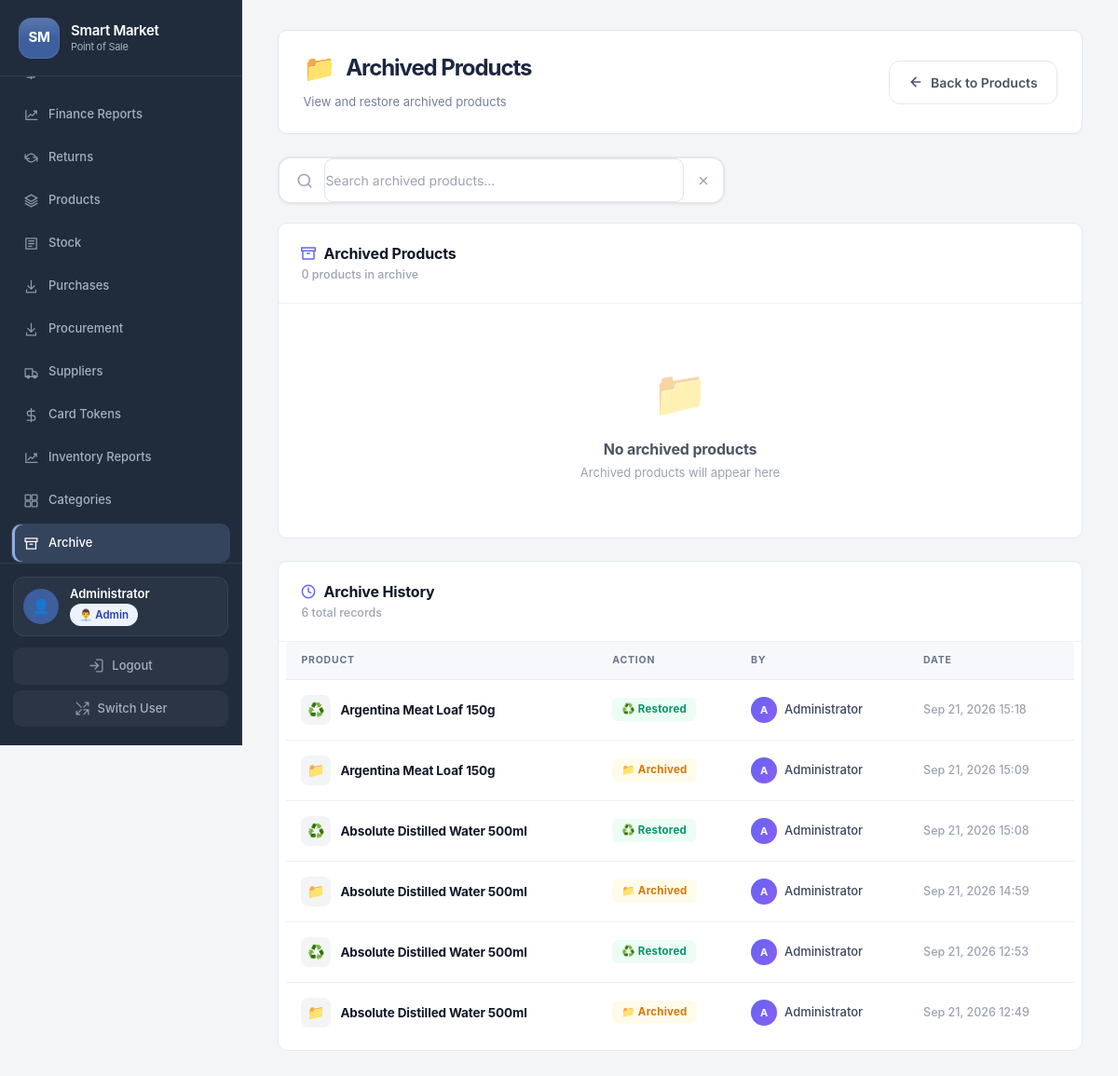
Screenshot of /admin.php?page=archive (signed in) with the database file from the repository.
### tables this page shows
CREATE TABLE `archive_history` (
  `id` int(11) NOT NULL,
  `product_id` int(11) DEFAULT NULL,
  `product_name` varchar(100) DEFAULT NULL,
  `action` varchar(20) DEFAULT NULL,
  `archived_by` int(11) DEFAULT NULL,
  `archived_date` timestamp NOT NULL DEFAULT current_timestamp(),
  `restored_by` int(11) DEFAULT NULL,
  `restored_date` timestamp NULL DEFAULT NULL
);

CREATE TABLE `users` (
  `id` int(11) NOT NULL,
  `username` varchar(50) NOT NULL,
  `password` varchar(255) NOT NULL,
  `full_name` varchar(100) NOT NULL,
  `role` varchar(255) DEFAULT 'cashier',
  `created_at` timestamp NOT NULL DEFAULT current_timestamp(),
  `last_activity` timestamp NOT NULL DEFAULT current_timestamp()
);

### index.php (called while the page is built, shortened)
<?php
require_once __DIR__ . '/app/bootstrap.php';
require_once __DIR__ . '/app/managers.php';
require_once __DIR__ . '/app/requests.php';
require __DIR__ . '/views/app.php';

### admin.php (called while the page is built)
<?php
require __DIR__ . '/index.php';

### app/requests.php (called while the page is built, shortened)
<?php
$productManager = new ProductManager($pdo);

### app/managers.php (called while the page is built, shortened)
<?php
class ProductManager {
    private $pdo;
    public function __construct($pdo) { $this->pdo = $pdo; }
    public function getArchivedProducts($search = '') {
        $sql = "SELECT p.*, c.name as category_name FROM products p LEFT JOIN categories c ON p.category_id = c.id WHERE p.archived = 1";
        $params = [];
        $sql .= " ORDER BY p.name";
        $stmt = $this->pdo->prepare($sql);
        $stmt->execute($params);
        return $stmt->fetchAll();
    }
    public function getArchiveHistory($search = '') {
        try {
            $sql = "
                SELECT ah.*, u1.full_name as archived_by_name, u2.full_name as restored_by_name
                FROM archive_history ah
                LEFT JOIN users u1 ON ah.archived_by = u1.id
                LEFT JOIN users u2 ON ah.restored_by = u2.id
            ";
            $params = [];
            $sql .= " ORDER BY ah.archived_date DESC";
            $stmt = $this->pdo->prepare($sql);
            $stmt->execute($params);
            return $stmt->fetchAll();
        } catch(PDOException $e) {
            return [];
        }
    }
}

### views/pages/archive.php (the view, shortened to what this page needs)
<?php
switch ('archive'):
case 'archive':
                $search = isset($_GET['search']) ? $_GET['search'] : '';
                $archived = $productManager->getArchivedProducts($search);
                $history = $productManager->getArchiveHistory($search);
                ?>
                <div class="arch-page-header">
                    <div class="arch-page-header-left">
                        <h2 class="arch-page-title">
                            <span class="arch-page-icon">📁</span>
                            Archived Products
                        </h2>
                        <p class="arch-page-subtitle">View and restore archived products</p>
                    </div>
                    <div class="arch-page-header-actions">
                        <a href="?page=products" class="arch-btn-secondary no-print">
                            <svg width="16" height="16" viewBox="0 0 24 24" fill="none" stroke="currentColor" stroke-width="2.4" stroke-linecap="round" stroke-linejoin="round">
                                <line x1="19" y1="12" x2="5" y2="12"></line>
                                <polyline points="12 19 5 12 12 5"></polyline>
                            </svg>
                            Back to Products
                        </a>
                    </div>
                </div>
                <div class="arch-search-bar-wrap">
                    <div class="arch-search-wrap">
                        <span class="arch-search-icon">
                            <svg width="18" height="18" viewBox="0 0 24 24" fill="none" stroke="currentColor" stroke-width="2.2" stroke-linecap="round" stroke-linejoin="round">
                                <circle cx="11" cy="11" r="8"></circle>
                                <line x1="21" y1="21" x2="16.65" y2="16.65"></line>
                            </svg>
                        </span>
                        <input type="text" id="archiveSearch" placeholder="Search archived products..." value="<?php echo htmlspecialchars($search); ?>" onkeyup="searchArchive(event)" class="arch-search-input">
                        <button type="button" class="arch-search-clear" onclick="clearArchiveSearch()" title="Clear">
                            <svg width="14" height="14" viewBox="0 0 24 24" fill="none" stroke="currentColor" stroke-width="2.4" stroke-linecap="round" stroke-linejoin="round">
                                <line x1="18" y1="6" x2="6" y2="18"></line>
                                <line x1="6" y1="6" x2="18" y2="18"></line>
                            </svg>
                        </button>
                    </div>
                </div>
                <div class="arch-card">
                    <div class="arch-card-header">
                        <div class="arch-card-title-wrap">
                            <div class="arch-card-title">
                                <svg width="16" height="16" viewBox="0 0 24 24" fill="none" stroke="currentColor" stroke-width="2.2" stroke-linecap="round" stroke-linejoin="round">
                                    <path d="M21 8v13H3V8"></path>
                                    <path d="M1 3h22v5H1z"></path>
                                    <line x1="10" y1="12" x2="14" y2="12"></line>
                                </svg>
                                Archived Products
                            </div>
                            <div class="arch-card-subtitle">
                                <?php echo count($archived); ?> <?php echo count($archived) === 1 ? 'product' : 'products'; ?> in archive
                            </div>
                        </div>
                    </div>
                    <?php if (!empty($archived)): ?>
                    <div class="arch-table-wrap">
                        <table class="arch-table">
                            <thead>
                                <tr>
                                    <th>Product</th>
                                    <th>Category</th>
                                    <th>Price</th>
                                    <th>Unit</th>
                                    <th>Stock</th>
                                    <th>Status</th>
                                    <th class="no-print" style="text-align:right;">Actions</th>
                                </tr>
                            </thead>
                            <tbody>
                                <?php foreach ($archived as $p): ?>
                                <tr>
                                    <td>
                                        <div class="arch-product-cell">
                                            <?php if (!empty($p['image'])): ?>
                                                <div class="arch-image-thumb">
                                                    <img src="<?php echo htmlspecialchars($p['image']); ?>" alt="<?php echo htmlspecialchars($p['name']); ?>">
                                                </div>
                                            <?php else: ?>
                                                <div class="arch-image-placeholder">📦</div>
                                            <?php endif; ?>
                                            <div class="arch-product-info">
                                                <div class="arch-product-name"><?php echo htmlspecialchars($p['name']); ?></div>
                                            </div>
                                        </div>
                                    </td>
                                    <td>
                                        <span class="arch-category-badge"><?php echo htmlspecialchars($p['category_name'] ?? 'Uncategorized'); ?></span>
                                    </td>
                                    <td>
                                        <span class="arch-price">₱<?php echo number_format($p['selling_price'], 2); ?></span>
                                    </td>
                                    <td>
                                        <span class="arch-unit-badge"><?php echo htmlspecialchars($p['unit'] ?? 'pc'); ?></span>
                                    </td>
                                    <td>
                                        <span class="arch-stock"><?php echo $p['stock_quantity']; ?></span>
                                    </td>
                                    <td>
                                        <span class="arch-status-badge arch-status-archived">
                                            📁 Archived
                                        </span>
                                    </td>
                                    <td class="no-print" style="text-align:right;">
                                        <div class="arch-actions">
                                            <?php if (isAdmin()): ?>
                                                <button class="arch-action-btn arch-action-restore" onclick="restoreProduct(<?php echo $p['id']; ?>)" title="Restore Product">
                                                    <svg width="14" height="14" viewBox="0 0 24 24" fill="none" stroke="currentColor" stroke-width="2.4" stroke-linecap="round" stroke-linejoin="round">
                                                        <polyline points="1 4 1 10 7 10"></polyline>
                                                        <path d="M3.51 15a9 9 0 1 0 2.13-9.36L1 10"></path>
                                                    </svg>
                                                    Restore
                                                </button>
                                                <?php else: ?>
                                                <span style="color:#9CA3AF;font-size:11px;font-weight:600;">View Only</span>
                                            <?php endif; ?>
                                        </div>
                                    </td>
                                </tr>
                                <?php endforeach; ?>
                            </tbody>
                        </table>
                    </div>
                    <?php else: ?>
                    <div class="arch-empty-state">
                        <div class="arch-empty-icon">📁</div>
                        <div class="arch-empty-title"><?php echo $search ? 'No archived products match your search' : 'No archived products'; ?></div>
                        <div class="arch-empty-text"><?php echo $search ? 'Try a different search term' : 'Archived products will appear here'; ?></div>
                    </div>
                    <?php endif; ?>
                </div>
                <div class="arch-card">
                    <div class="arch-card-header">
                        <div class="arch-card-title-wrap">
                            <div class="arch-card-title">
                                <svg width="16" height="16" viewBox="0 0 24 24" fill="none" stroke="currentColor" stroke-width="2.2" stroke-linecap="round" stroke-linejoin="round">
                                    <circle cx="12" cy="12" r="10"></circle>
                                    <polyline points="12 6 12 12 16 14"></polyline>
                                </svg>
                                Archive History
                            </div>
                            <div class="arch-card-subtitle">
                                <?php echo count($history); ?> total records
                            </div>
                        </div>
                    </div>
                    <?php if (!empty($history)): ?>
                    <div class="arch-table-wrap">
                        <table class="arch-table">
                            <thead>
                                <tr>
                                    <th>Product</th>
                                    <th>Action</th>
                                    <th>By</th>
                                    <th>Date</th>
                                </tr>
                            </thead>
                            <tbody>
                                <?php foreach ($history as $h): ?>
                                <tr>
                                    <td>
                                        <div class="arch-history-product">
                                            <div class="arch-history-icon">
                                                <?php echo $h['action'] == 'archived' ? '📁' : '♻️'; ?>
                                            </div>
                                            <span class="arch-history-name"><?php echo htmlspecialchars($h['product_name']); ?></span>
                                        </div>
                                    </td>
                                    <td>
                                        <span class="arch-action-badge <?php echo $h['action'] == 'archived' ? 'arch-badge-archived' : 'arch-badge-restored'; ?>">
                                            <?php echo $h['action'] == 'archived' ? '📁 Archived' : '♻️ Restored'; ?>
                                        </span>
                                    </td>
                                    <td>
                                        <div class="arch-user-cell">
                                            <div class="arch-user-avatar">
                                                <?php echo strtoupper(substr($h['archived_by_name'] ?? $h['restored_by_name'] ?? 'S', 0, 1)); ?>
                                            </div>
                                            <span><?php echo htmlspecialchars($h['archived_by_name'] ?? $h['restored_by_name'] ?? 'System'); ?></span>
                                        </div>
                                    </td>
                                    <td>
                                        <span class="arch-date"><?php echo date('M d, Y H:i', strtotime($h['archived_date'])); ?></span>
                                    </td>
                                </tr>
                                <?php endforeach; ?>
                            </tbody>
                        </table>
                    </div>
                    <?php endif; ?>
                </div>
                <?php
break;
endswitch;

### rows the page displays
archive_history: product_name "Argentina Meat Loaf 150g", action "♻️ Restored", restored_by_name "A", restored_by.full_name "Administrator", archived_date "Sep 21, 2026 15:18"
archive_history: product_name "Argentina Meat Loaf 150g", action "📁 Archived", archived_by.full_name "A", archived_by.full_name "Administrator", archived_date "Sep 21, 2026 15:09"
archive_history: product_name "Absolute Distilled Water 500ml", action "♻️ Restored", restored_by_name "A", restored_by.full_name "Administrator", archived_date "Sep 21, 2026 15:08"
archive_history: product_name "Absolute Distilled Water 500ml", action "📁 Archived", archived_by.full_name "A", archived_by.full_name "Administrator", archived_date "Sep 21, 2026 14:59"
archive_history: product_name "Absolute Distilled Water 500ml", action "♻️ Restored", restored_by_name "A", restored_by.full_name "Administrator", archived_date "Sep 21, 2026 12:53"
archive_history: product_name "Absolute Distilled Water 500ml", action "📁 Archived", archived_by.full_name "A", archived_by.full_name "Administrator", archived_date "Sep 21, 2026 12:49"

### other values shown
$store_name "Smart Market"
$_SESSION['full_name'] "Administrator"
getRoleLabel($_SESSION['role']) "👨‍💼 Admin"
count($archived) "0"
count($history) "6"
